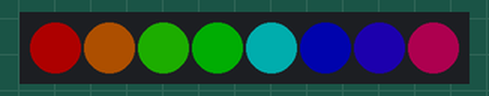
A sketch run on a simulated Arduino Uno, built with avr-gcc and run on an emulated ATmega328P. Shown: 8 RGB LEDs in strip order, left to right. Dim RGB values are drawn brighter than linear.

Above: at 0.1 s.
At 9.2 s:
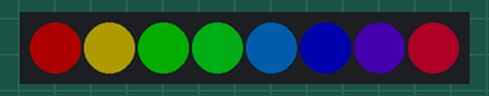
At 19.3 s:
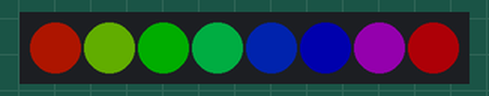
At 29.4 s:
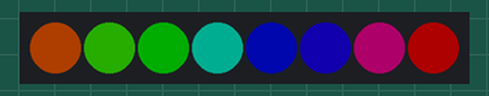
At 38.5 s:
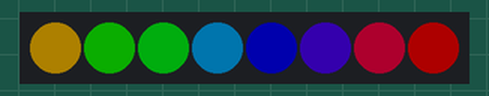
Timing chart, 0 to 40.0 s (numbered marks = the images above):
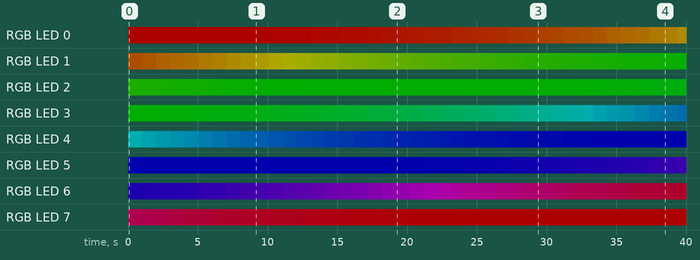

The sketch:

adafruit.ino
```cpp
#include <Adafruit_NeoPixel.h> // Kütüphaneyi tanımlıyoruz

int led_sayisi = 8; // Kaç adet tekil LED kullandığımızı belirliyoruz
int led = 14;        // NeoPixel LED şeridin bağlı olduğu pin
int bekleme = 1000;    // Renk değişiklikleri arasındaki bekleme
int parlaklik = 50; // LED'lerin parlaklık değeri (0-255 arası)

Adafruit_NeoPixel serit(led_sayisi, led, NEO_GRB + NEO_KHZ800); // Tanımlamalar yapılıyor

void setup() {
  serit.begin();                  // Kütüphane başlatılıyor
  serit.setBrightness(parlaklik); // LED parlaklığı ayarlanıyor
}

void loop() {
  for(long x = 0; x < 5*65536; x += 256) {   // Kayan gökkuşağı efekti kodunun başlangıcı
    for(int y=0; y<led_sayisi; y++) {        // LED sayısına göre döngü kuruluyor
      int z = x + (y * 65536L / led_sayisi); // LED'lerin renkleri hesaplanıyor
      serit.setPixelColor(y, serit.gamma32(serit.ColorHSV(z))); // Renkler atanıyor
    }
    serit.show();   // Renkleri atanmış LED'ler yakılıyor
    delay(bekleme); // Geçişler arasındaki bekleme
  }
}
```

Measured:
- by itself, RGB LED 2: off → RGB(8, 50, 0) at 0.01 s, → RGB(7, 50, 0) 1.0 s later, → RGB(6, 50, 0) 1.0 s later, → RGB(5, 50, 0) 1.0 s later, … (14 changes in this stretch)
- by itself, RGB LED 3: off → RGB(0, 50, 1) at 0.01 s, → RGB(0, 50, 2) 2.0 s later, → RGB(0, 50, 3) 2.0 s later, → RGB(0, 50, 4) 2.0 s later, … (36 changes in this stretch)
